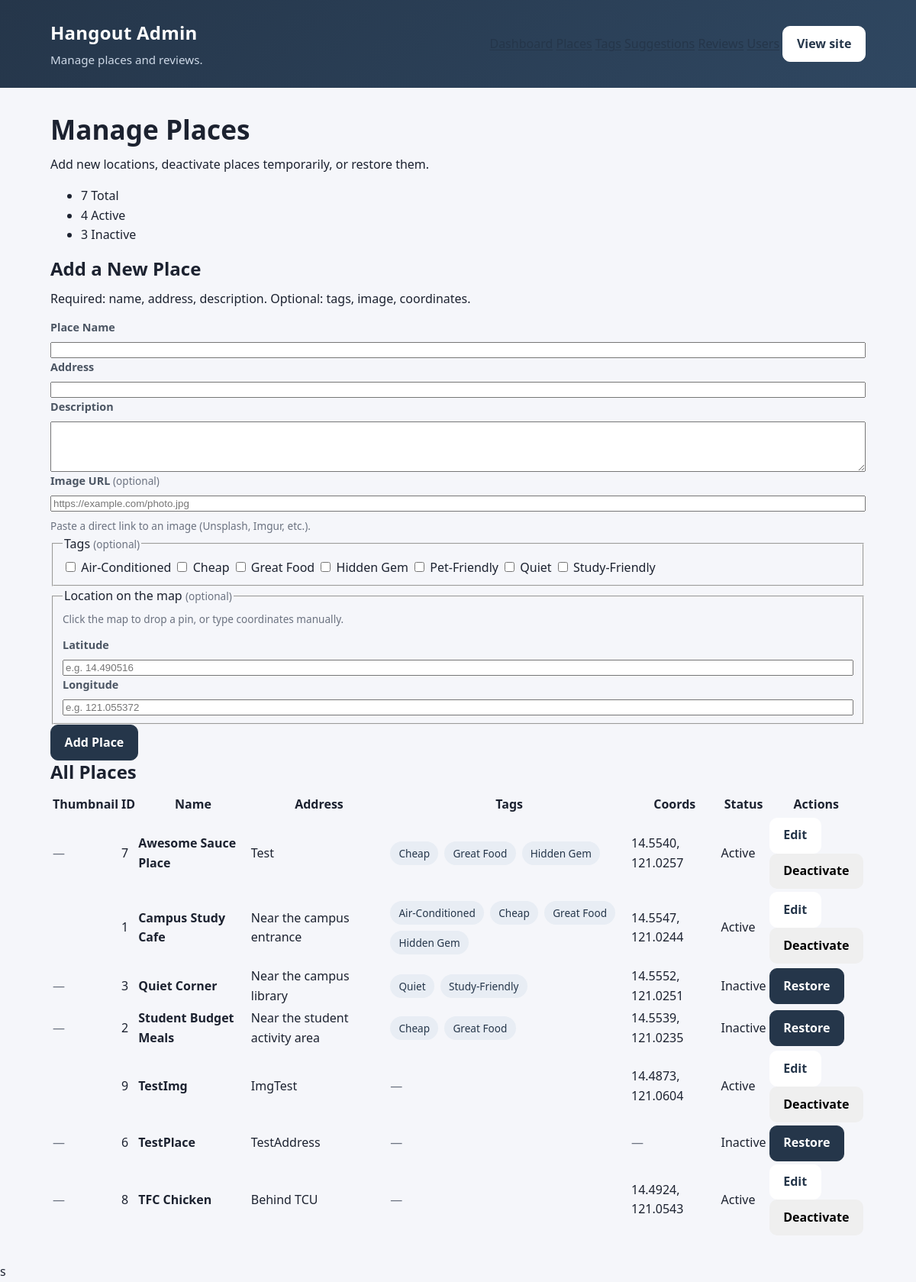
Page /admin/places.php (signed in) on the committed database.
### tables this page shows
CREATE TABLE `tags` (
  `id` int(10) UNSIGNED NOT NULL,
  `name` varchar(50) NOT NULL,
  `slug` varchar(60) NOT NULL
);

CREATE TABLE `places` (
  `id` int(10) UNSIGNED NOT NULL,
  `name` varchar(150) NOT NULL,
  `description` text DEFAULT NULL,
  `image_url` varchar(500) DEFAULT NULL,
  `address` varchar(255) NOT NULL,
  `latitude` decimal(10,7) DEFAULT NULL,
  `longitude` decimal(10,7) DEFAULT NULL,
  `created_at` timestamp NOT NULL DEFAULT current_timestamp(),
  `updated_at` timestamp NOT NULL DEFAULT current_timestamp() ON UPDATE current_timestamp(),
  `is_active` tinyint(1) NOT NULL DEFAULT 1
);

### app/models/Place.php (called while the page is built, shortened)
<?php
class Place
{
    private PDO $db;
    public function __construct(PDO $db)
    {
        $this->db = $db;
    }
    public function getAll(
        string $search = '',
        string $tagSlug = '',
        bool $includeInactive = false
    ): array {
        $this->db->exec('SET SESSION group_concat_max_len = 8192');
        $sql = "
            SELECT
                p.id,
                p.name,
                p.description,
                p.address,
                p.is_active,
                p.latitude,
                p.longitude,
                p.image_url,
                GROUP_CONCAT(
                    DISTINCT t.name
                    ORDER BY t.name
                    SEPARATOR ', '
                ) AS tags
            FROM places p
            LEFT JOIN place_tags pt ON p.id = pt.place_id
            LEFT JOIN tags t ON pt.tag_id = t.id
            WHERE 1 = 1
        ";
        $params = [];
        $sql .= "
            GROUP BY
                p.id,
                p.name,
                p.description,
                p.address,
                p.is_active,
                p.latitude,
                p.longitude,
                p.image_url
            ORDER BY p.name ASC
        ";
        $stmt = $this->db->prepare($sql);
        $stmt->execute($params);
        return $stmt->fetchAll();
    }
    public function getAllTags(): array
    {
        $sql = "
            SELECT id, name, slug
            FROM tags
            ORDER BY name ASC
        ";
        return $this->db->query($sql)->fetchAll();
    }
}

### public/admin/places.php (the view, shortened to what this page needs)
<?php
require_once __DIR__ . '/../../app/models/Place.php';
$placeModel = new Place($pdo);
$allTags = $placeModel->getAllTags();
function escape(string $value): string
{
    return htmlspecialchars($value, ENT_QUOTES, 'UTF-8');
}
$places = $placeModel->getAll('', '', true);
$activeCount   = 0;
$inactiveCount = 0;
foreach ($places as $p) {
    if ((int) $p['is_active'] === 1) {
        $activeCount++;
    } else {
        $inactiveCount++;
    }
}
?>
<!DOCTYPE html>
<html lang="en">
<head>
    <link
        rel="stylesheet"
        href="https://unpkg.com/leaflet@1.9.4/dist/leaflet.css"
    >
    <link rel="stylesheet" href="../assets/css/style.css">
</head>
<body class="admin-body">
<header class="site-header">
    <div class="site-header__inner">
        <div class="brand">
            <a href="index.php" class="brand__name">
                Hangout <span class="brand__badge">Admin</span>
            </a>
            <p class="brand__tagline">Manage places and reviews.</p>
        </div>
        <nav class="admin-nav" aria-label="Admin sections">
            <a href="index.php" class="admin-nav__link">Dashboard</a>
            <a href="places.php" class="admin-nav__link is-active" aria-current="page">Places</a>
            <a href="tags.php" class="admin-nav__link">Tags</a>
            <a href="suggestions.php" class="admin-nav__link">Suggestions</a>
            <a href="reviews.php" class="admin-nav__link">Reviews</a>
            <a href="users.php" class="admin-nav__link">Users</a>
            <a href="../index.php" class="btn btn--ghost">View site</a>
        </nav>
    </div>
</header>
<main id="main" class="container">
    <header class="page-header">
        <div>
            <h1>Manage Places</h1>
            <p class="page-header__subtitle">
                Add new locations, deactivate places temporarily, or restore them.
            </p>
        </div>
        <ul class="stat-chips" role="list">
            <li class="stat-chip">
                <span class="stat-chip__value"><?= count($places) ?></span>
                <span class="stat-chip__label">Total</span>
            </li>
            <li class="stat-chip stat-chip--success">
                <span class="stat-chip__value"><?= $activeCount ?></span>
                <span class="stat-chip__label">Active</span>
            </li>
            <li class="stat-chip stat-chip--muted">
                <span class="stat-chip__value"><?= $inactiveCount ?></span>
                <span class="stat-chip__label">Inactive</span>
            </li>
        </ul>
    </header>
    <section class="panel" aria-labelledby="add-place-heading">
        <header class="panel__header">
            <h2 id="add-place-heading">Add a New Place</h2>
            <p class="panel__hint">
                Required: name, address, description.
                Optional: tags, image, coordinates.
            </p>
        </header>
        <form method="POST" action="places.php" class="admin-form">
            <div class="field">
                <label for="name">Place Name</label>
                <input
                    type="text"
                    id="name"
                    name="name"
                    maxlength="150"
                    required
                >
            </div>
            <div class="field">
                <label for="address">Address</label>
                <input
                    type="text"
                    id="address"
                    name="address"
                    maxlength="255"
                    required
                >
            </div>
            <div class="field">
                <label for="description">Description</label>
                <textarea
                    id="description"
                    name="description"
                    rows="4"
                    required
                ></textarea>
            </div>
            <div class="field">
                <label for="image_url">Image URL <span class="label-hint">(optional)</span></label>
                <input
                    type="url"
                    id="image_url"
                    name="image_url"
                    maxlength="500"
                    placeholder="https://example.com/photo.jpg"
                >
                <span class="field-hint">
                    Paste a direct link to an image (Unsplash, Imgur, etc.).
                </span>
            </div>
            <fieldset class="tag-fieldset">
                <legend>Tags <span class="label-hint">(optional)</span></legend>
                <?php if (empty($allTags)): ?>
                    <p class="text-muted">
                        No tags exist yet. <a href="tags.php">Create one first</a>.
                    </p>
                <?php else: ?>
                    <div class="tag-checkbox-grid">
                        <?php foreach ($allTags as $tag): ?>
                            <label class="tag-checkbox">
                                <input
                                    type="checkbox"
                                    name="tags[]"
                                    value="<?= (int) $tag['id'] ?>"
                                >
                                <span><?= escape($tag['name']) ?></span>
                            </label>
                        <?php endforeach; ?>
                    </div>
                <?php endif; ?>
            </fieldset>
            <fieldset class="coords-fieldset">
                <legend>Location on the map <span class="label-hint">(optional)</span></legend>
                <p class="field-hint">
                    Click the map to drop a pin, or type coordinates manually.
                </p>
                <div class="coords-row">
                    <div class="field">
                        <label for="latitude">Latitude</label>
                        <input
                            type="number"
                            id="latitude"
                            name="latitude"
                            step="any"
                            min="-90"
                            max="90"
                            placeholder="e.g. 14.490516"
                        >
                    </div>
                    <div class="field">
                        <label for="longitude">Longitude</label>
                        <input
                            type="number"
                            id="longitude"
                            name="longitude"
                            step="any"
                            min="-180"
                            max="180"
                            placeholder="e.g. 121.055372"
                        >
                    </div>
                </div>
            </fieldset>
            <div class="form-actions">
                <button type="submit" class="btn btn--solid">Add Place</button>
            </div>
        </form>
    </section>
    <section class="panel" aria-labelledby="all-places-heading">
        <header class="panel__header">
            <h2 id="all-places-heading">All Places</h2>
        </header>
        <?php if (empty($places)): ?>
            <div class="empty-state">
                <h3>No places yet</h3>
                <p>Use the form above to add the first place.</p>
            </div>
        <?php else: ?>
            <div class="table-wrapper">
                <table class="data-table">
                    <thead>
                        <tr>
                            <th scope="col"><span class="visually-hidden">Thumbnail</span></th>
                            <th scope="col">ID</th>
                            <th scope="col">Name</th>
                            <th scope="col">Address</th>
                            <th scope="col">Tags</th>
                            <th scope="col">Coords</th>
                            <th scope="col">Status</th>
                            <th scope="col">Actions</th>
                        </tr>
                    </thead>
                    <tbody>
                        <?php foreach ($places as $place): ?>
                            <?php $isActive = (int) $place['is_active'] === 1; ?>
                            <tr class="<?= $isActive ? '' : 'is-muted' ?>">
                                <td>
                                    <?php if (!empty($place['image_url'])): ?>
                                        <img
                                            src="<?= escape($place['image_url']) ?>"
                                            alt=""
                                            class="table-thumb"
                                            loading="lazy"
                                        >
                                    <?php else: ?>
                                        <span class="text-muted">—</span>
                                    <?php endif; ?>
                                </td>
                                <td class="data-table__id"><?= (int) $place['id'] ?></td>
                                <td><strong><?= escape($place['name']) ?></strong></td>
                                <td><?= escape($place['address'] ?? '') ?></td>
                                <td>
                                    <?php
                                    $tagString = trim((string) ($place['tags'] ?? ''));
                                    $tagParts  = $tagString !== ''
                                        ? array_filter(array_map('trim', explode(',', $tagString)))
                                        : [];
                                    ?>
                                    <?php if ($tagParts): ?>
                                        <div class="tag-list">
                                            <?php foreach ($tagParts as $t): ?>
                                                <span class="tag"><?= escape($t) ?></span>
                                            <?php endforeach; ?>
                                        </div>
                                    <?php else: ?>
                                        <span class="text-muted">—</span>
                                    <?php endif; ?>
                                </td>
                                <td class="data-table__id">
                                    <?php if ($place['latitude'] !== null && $place['longitude'] !== null): ?>
                                        <span title="<?= escape((string) $place['latitude']) ?>, <?= escape((string) $place['longitude']) ?>">
                                            <?= escape(number_format((float) $place['latitude'], 4)) ?>,
                                            <?= escape(number_format((float) $place['longitude'], 4)) ?>
                                        </span>
                                    <?php else: ?>
                                        <span class="text-muted">—</span>
                                    <?php endif; ?>
                                </td>
                                <td>
                                    <span class="status-pill status-pill--<?= $isActive ? 'active' : 'inactive' ?>">
                                        <?= $isActive ? 'Active' : 'Inactive' ?>
                                    </span>
                                </td>
                                <td class="data-table__actions">
                                    <?php if ($isActive): ?>
                                        <a
                                            href="edit-place.php?id=<?= (int) $place['id'] ?>"
                                            class="btn btn--sm btn--ghost"
                                        >Edit</a>
                                        <form
                                            method="POST"
                                            action="delete-place.php"
                                            class="inline-form"
                                            onsubmit="return confirm('Deactivate this place? It will be hidden from public visitors and can be restored later.');"
                                        >
                                            <button type="submit" class="btn btn--sm btn--danger">
                                                Deactivate
                                            </button>
                                        </form>
                                    <?php else: ?>
                                        <form
                                            method="POST"
                                            action="places.php"
                                            class="inline-form"
                                            onsubmit="return confirm('Restore this place and make it visible to public visitors again?');"
                                        >
                                            <button type="submit" class="btn btn--sm btn--solid">
                                                Restore
                                            </button>
                                        </form>
                                    <?php endif; ?>
                                </td>
                            </tr>
                        <?php endforeach; ?>
                    </tbody>
                </table>
            </div>
        <?php endif; ?>
    </section>
</main>
</body>
</html>s

### rows in the picture
tags: name "Air-Conditioned"
tags: name "Cheap"
tags: name "Great Food"
tags: name "Hidden Gem"
tags: name "Pet-Friendly"
tags: name "Quiet"
tags: name "Study-Friendly"
places: id "7", name "Awesome Sauce Place", address "Test", t "Cheap", t "Great Food", t "Hidden Gem", latitude "14.5540", longitude "121.0257", is_active "Active"
places: id "1", name "Campus Study Cafe", address "Near the campus entrance", t "Air-Conditioned", t "Cheap", t "Great Food", t "Hidden Gem", latitude "14.5547", longitude "121.0244", is_active "Active"
places: id "3", name "Quiet Corner", address "Near the campus library", t "Quiet", t "Study-Friendly", latitude "14.5552", longitude "121.0251", is_active "Inactive"
places: id "2", name "Student Budget Meals", address "Near the student activity area", t "Cheap", t "Great Food", latitude "14.5539", longitude "121.0235", is_active "Inactive"
places: id "9", name "TestImg", address "ImgTest", latitude "14.4873", longitude "121.0604", is_active "Active"
places: id "6", name "TestPlace", address "TestAddress", is_active "Inactive"
places: id "8", name "TFC Chicken", address "Behind TCU", latitude "14.4924", longitude "121.0543", is_active "Active"

### other values in the picture
count($places) "7"
$activeCount "4"
$inactiveCount "3"
